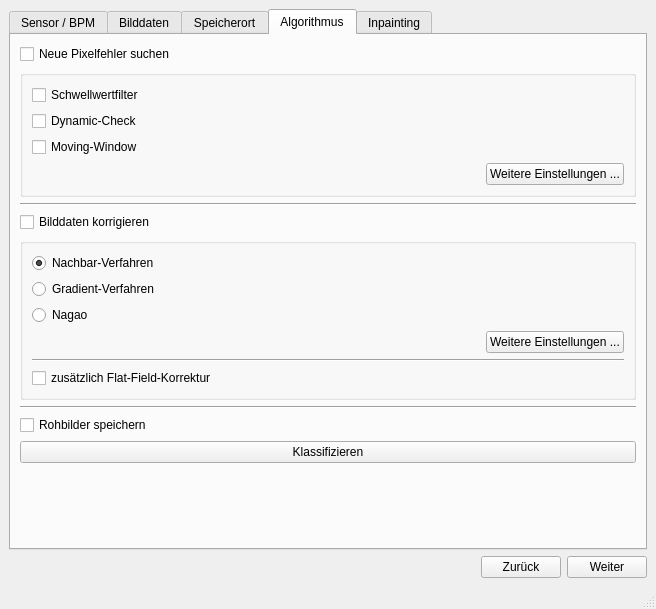
<?xml version="1.0" encoding="UTF-8"?>
<ui version="4.0">
 <class>MainWindow</class>
 <widget class="QMainWindow" name="MainWindow">
  <property name="geometry">
   <rect>
    <x>0</x>
    <y>0</y>
    <width>656</width>
    <height>609</height>
   </rect>
  </property>
  <property name="mouseTracking">
   <bool>false</bool>
  </property>
  <property name="windowTitle">
   <string>Pixelfehler Korrektur</string>
  </property>
  <widget class="QWidget" name="centralwidget">
   <layout class="QVBoxLayout" name="verticalLayout_6">
    <item>
     <layout class="QVBoxLayout" name="verticalLayout">
      <item>
       <widget class="QTabWidget" name="tabWidget">
        <property name="enabled">
         <bool>true</bool>
        </property>
        <property name="currentIndex">
         <number>3</number>
        </property>
        <widget class="QWidget" name="tabBPM">
         <attribute name="title">
          <string>Sensor / BPM</string>
         </attribute>
         <layout class="QVBoxLayout" name="verticalLayout_4">
          <item>
           <layout class="QHBoxLayout" name="horizontalLayout_6">
            <item>
             <widget class="QLabel" name="labelSensorChoose">
              <property name="text">
               <string>Sensor auswählen:</string>
              </property>
             </widget>
            </item>
            <item>
             <widget class="QComboBox" name="comboBoxBPMSensor"/>
            </item>
           </layout>
          </item>
          <item>
           <layout class="QHBoxLayout" name="horizontalLayout_7">
            <item>
             <widget class="QLabel" name="labelBPMchoose">
              <property name="text">
               <string>Bad-Pixel-Map auswählen:</string>
              </property>
             </widget>
            </item>
            <item>
             <widget class="QComboBox" name="comboBoxBPMBPM">
              <property name="enabled">
               <bool>true</bool>
              </property>
             </widget>
            </item>
           </layout>
          </item>
          <item>
           <layout class="QHBoxLayout" name="horizontalLayout_11">
            <item>
             <widget class="QPushButton" name="pushButtonBPMNeuerSensor">
              <property name="text">
               <string>Neuer Sensor erstellen ...</string>
              </property>
             </widget>
            </item>
            <item>
             <widget class="QPushButton" name="pushButtonBPMSensorLaden">
              <property name="text">
               <string>Sensoren laden ...</string>
              </property>
             </widget>
            </item>
            <item>
             <widget class="QPushButton" name="pushButtonBPMSensorSpeichern">
              <property name="text">
               <string>Sensoren exportieren ...</string>
              </property>
             </widget>
            </item>
           </layout>
          </item>
          <item>
           <layout class="QHBoxLayout" name="horizontalLayout_10">
            <item>
             <widget class="QPushButton" name="pushButtonBPMVorschau">
              <property name="text">
               <string>BPM-Vorschau an</string>
              </property>
             </widget>
            </item>
            <item>
             <widget class="QPushButton" name="pushButtonBPMSensorLoeschen">
              <property name="text">
               <string>Gewählter Sensor löschen</string>
              </property>
             </widget>
            </item>
            <item>
             <widget class="QPushButton" name="pushButtonBPMBPMLoeschen">
              <property name="text">
               <string>Gewählte BPM löschen</string>
              </property>
             </widget>
            </item>
           </layout>
          </item>
          <item>
           <widget class="QTextEdit" name="textEditBPM">
            <property name="font">
             <font>
              <pointsize>14</pointsize>
             </font>
            </property>
            <property name="verticalScrollBarPolicy">
             <enum>Qt::ScrollBarAsNeeded</enum>
            </property>
            <property name="readOnly">
             <bool>true</bool>
            </property>
            <property name="html">
             <string>&lt;!DOCTYPE HTML PUBLIC &quot;-//W3C//DTD HTML 4.0//EN&quot; &quot;http://www.w3.org/TR/REC-html40/strict.dtd&quot;&gt;
&lt;html&gt;&lt;head&gt;&lt;meta name=&quot;qrichtext&quot; content=&quot;1&quot; /&gt;&lt;style type=&quot;text/css&quot;&gt;
p, li { white-space: pre-wrap; }
&lt;/style&gt;&lt;/head&gt;&lt;body style=&quot; font-family:'MS Shell Dlg 2'; font-size:14pt; font-weight:400; font-style:normal;&quot;&gt;
&lt;p style=&quot;-qt-paragraph-type:empty; margin-top:0px; margin-bottom:0px; margin-left:0px; margin-right:0px; -qt-block-indent:0; text-indent:0px; font-family:'.AppleSystemUIFont'; font-size:13pt;&quot;&gt;&lt;br /&gt;&lt;/p&gt;&lt;/body&gt;&lt;/html&gt;</string>
            </property>
           </widget>
          </item>
         </layout>
        </widget>
        <widget class="QWidget" name="tabBilddaten">
         <attribute name="title">
          <string>Bilddaten</string>
         </attribute>
         <layout class="QVBoxLayout" name="verticalLayout_3">
          <item>
           <layout class="QHBoxLayout" name="horizontalLayout_2">
            <item>
             <widget class="QLabel" name="labelBilddaten">
              <property name="text">
               <string>Ordner der Bilddaten:</string>
              </property>
             </widget>
            </item>
            <item>
             <widget class="QLineEdit" name="lineEditBilddatenDurchsuchen">
              <property name="readOnly">
               <bool>false</bool>
              </property>
             </widget>
            </item>
            <item>
             <widget class="QPushButton" name="pushButtonBilddatenOrdnerDurchsuchen">
              <property name="text">
               <string>Durchsuchen ...</string>
              </property>
             </widget>
            </item>
           </layout>
          </item>
          <item>
           <layout class="QHBoxLayout" name="horizontalLayout_3">
            <item>
             <widget class="QCheckBox" name="checkBoxBilddaten">
              <property name="enabled">
               <bool>true</bool>
              </property>
              <property name="text">
               <string>Unterordner auch importieren</string>
              </property>
             </widget>
            </item>
            <item>
             <widget class="QPushButton" name="pushButtonBilddatenImportieren">
              <property name="enabled">
               <bool>true</bool>
              </property>
              <property name="text">
               <string>Bilder importieren</string>
              </property>
             </widget>
            </item>
           </layout>
          </item>
          <item>
           <widget class="QTableWidget" name="tableWidgetBilddaten">
            <property name="enabled">
             <bool>true</bool>
            </property>
            <property name="editTriggers">
             <set>QAbstractItemView::NoEditTriggers</set>
            </property>
            <property name="selectionMode">
             <enum>QAbstractItemView::ExtendedSelection</enum>
            </property>
            <property name="selectionBehavior">
             <enum>QAbstractItemView::SelectRows</enum>
            </property>
            <property name="showGrid">
             <bool>true</bool>
            </property>
            <property name="sortingEnabled">
             <bool>true</bool>
            </property>
            <column>
             <property name="text">
              <string>Dateiname</string>
             </property>
            </column>
            <column>
             <property name="text">
              <string>Auflösung</string>
             </property>
            </column>
            <column>
             <property name="text">
              <string>Anzahl Bilder</string>
             </property>
            </column>
            <column>
             <property name="text">
              <string>Farbtiefe</string>
             </property>
            </column>
            <column>
             <property name="text">
              <string>Pfad</string>
             </property>
            </column>
           </widget>
          </item>
          <item>
           <layout class="QHBoxLayout" name="horizontalLayout_5">
            <item>
             <widget class="QPushButton" name="pushButtonBilddatenAdd">
              <property name="text">
               <string>Elemente hinzufügen ...</string>
              </property>
             </widget>
            </item>
            <item>
             <widget class="QPushButton" name="pushButtonBilddatenDelete">
              <property name="text">
               <string>Element löschen</string>
              </property>
             </widget>
            </item>
            <item>
             <widget class="QPushButton" name="pushButtonBilddatenDeleteAll">
              <property name="text">
               <string>Gesamte Liste löschen</string>
              </property>
             </widget>
            </item>
           </layout>
          </item>
         </layout>
        </widget>
        <widget class="QWidget" name="tabSpeicherort">
         <attribute name="title">
          <string>Speicherort</string>
         </attribute>
         <layout class="QVBoxLayout" name="verticalLayout_5">
          <item>
           <layout class="QHBoxLayout" name="horizontalLayout_4">
            <item>
             <widget class="QLabel" name="label_3">
              <property name="text">
               <string>Zielverzeichnis:</string>
              </property>
             </widget>
            </item>
            <item>
             <widget class="QLineEdit" name="lineEditSpeicherort">
              <property name="readOnly">
               <bool>false</bool>
              </property>
             </widget>
            </item>
            <item>
             <widget class="QPushButton" name="pushButtonSpeicherortDurchsuchen">
              <property name="text">
               <string>Durchsuchen ...</string>
              </property>
             </widget>
            </item>
           </layout>
          </item>
         </layout>
        </widget>
        <widget class="QWidget" name="tabAlgorithmus">
         <attribute name="title">
          <string>Algorithmus</string>
         </attribute>
         <layout class="QVBoxLayout" name="verticalLayout_2">
          <item>
           <widget class="QCheckBox" name="checkBoxAlgorithmusSuchen">
            <property name="text">
             <string>Neue Pixelfehler suchen</string>
            </property>
           </widget>
          </item>
          <item>
           <widget class="QGroupBox" name="groupBoxSuchen">
            <property name="title">
             <string/>
            </property>
            <layout class="QVBoxLayout" name="verticalLayout_8">
             <item>
              <widget class="QCheckBox" name="checkBoxAlgorithmusSchwellwertfilter">
               <property name="text">
                <string>Schwellwertfilter</string>
               </property>
              </widget>
             </item>
             <item>
              <widget class="QCheckBox" name="checkBoxAlgorithmusDynamic">
               <property name="text">
                <string>Dynamic-Check</string>
               </property>
              </widget>
             </item>
             <item>
              <widget class="QCheckBox" name="checkBoxAlgorithmusWindow">
               <property name="text">
                <string>Moving-Window</string>
               </property>
              </widget>
             </item>
             <item>
              <layout class="QHBoxLayout" name="horizontalLayout_9">
               <item>
                <spacer name="horizontalSpacer_5">
                 <property name="orientation">
                  <enum>Qt::Horizontal</enum>
                 </property>
                 <property name="sizeHint" stdset="0">
                  <size>
                   <width>40</width>
                   <height>20</height>
                  </size>
                 </property>
                </spacer>
               </item>
               <item>
                <widget class="QPushButton" name="pushButtonAlgorithmusSuchenEinstellungen">
                 <property name="text">
                  <string>Weitere Einstellungen ...</string>
                 </property>
                </widget>
               </item>
              </layout>
             </item>
            </layout>
           </widget>
          </item>
          <item>
           <widget class="Line" name="line">
            <property name="orientation">
             <enum>Qt::Horizontal</enum>
            </property>
           </widget>
          </item>
          <item>
           <widget class="QCheckBox" name="checkBoxAlgorithmusKorrigieren">
            <property name="text">
             <string>Bilddaten korrigieren</string>
            </property>
           </widget>
          </item>
          <item>
           <widget class="QGroupBox" name="groupBoxKorrigieren">
            <property name="title">
             <string/>
            </property>
            <layout class="QVBoxLayout" name="verticalLayout_7">
             <item>
              <widget class="QRadioButton" name="radioButtonAlgorithmusNachbar">
               <property name="text">
                <string>Nachbar-Verfahren</string>
               </property>
               <property name="checked">
                <bool>true</bool>
               </property>
              </widget>
             </item>
             <item>
              <widget class="QRadioButton" name="radioButtonAlgorithmusGradient">
               <property name="text">
                <string>Gradient-Verfahren</string>
               </property>
              </widget>
             </item>
             <item>
              <widget class="QRadioButton" name="radioButtonAlgorithmusNagao">
               <property name="text">
                <string>Nagao</string>
               </property>
              </widget>
             </item>
             <item>
              <layout class="QHBoxLayout" name="horizontalLayout_8">
               <item>
                <spacer name="horizontalSpacer_2">
                 <property name="orientation">
                  <enum>Qt::Horizontal</enum>
                 </property>
                 <property name="sizeHint" stdset="0">
                  <size>
                   <width>299</width>
                   <height>20</height>
                  </size>
                 </property>
                </spacer>
               </item>
               <item>
                <widget class="QPushButton" name="pushButtonAlgorithmusKorrigierenEinstellungen">
                 <property name="text">
                  <string>Weitere Einstellungen ...</string>
                 </property>
                </widget>
               </item>
              </layout>
             </item>
             <item>
              <widget class="Line" name="line_2">
               <property name="orientation">
                <enum>Qt::Horizontal</enum>
               </property>
              </widget>
             </item>
             <item>
              <widget class="QCheckBox" name="checkBoxAlgorithmusFFK">
               <property name="text">
                <string>zusätzlich Flat-Field-Korrektur</string>
               </property>
              </widget>
             </item>
            </layout>
           </widget>
          </item>
          <item>
           <widget class="Line" name="line_3">
            <property name="orientation">
             <enum>Qt::Horizontal</enum>
            </property>
           </widget>
          </item>
          <item>
           <widget class="QCheckBox" name="checkBoxRohbilderSpeichern">
            <property name="text">
             <string>Rohbilder speichern</string>
            </property>
           </widget>
          </item>
          <item>
           <widget class="QPushButton" name="pushKlassifizieren">
            <property name="text">
             <string>Klassifizieren</string>
            </property>
           </widget>
          </item>
          <item>
           <spacer name="verticalSpacer">
            <property name="orientation">
             <enum>Qt::Vertical</enum>
            </property>
            <property name="sizeHint" stdset="0">
             <size>
              <width>20</width>
              <height>40</height>
             </size>
            </property>
           </spacer>
          </item>
         </layout>
        </widget>
        <widget class="QWidget" name="Inpainting">
         <attribute name="title">
          <string>Inpainting</string>
         </attribute>
         <widget class="QFrame" name="frame">
          <property name="geometry">
           <rect>
            <x>9</x>
            <y>19</y>
            <width>611</width>
            <height>461</height>
           </rect>
          </property>
          <property name="frameShape">
           <enum>QFrame::StyledPanel</enum>
          </property>
          <property name="frameShadow">
           <enum>QFrame::Raised</enum>
          </property>
         </widget>
        </widget>
       </widget>
      </item>
      <item>
       <layout class="QHBoxLayout" name="horizontalLayout">
        <item>
         <spacer name="horizontalSpacer">
          <property name="orientation">
           <enum>Qt::Horizontal</enum>
          </property>
          <property name="sizeHint" stdset="0">
           <size>
            <width>40</width>
            <height>20</height>
           </size>
          </property>
         </spacer>
        </item>
        <item>
         <widget class="QPushButton" name="pushButtonMainBack">
          <property name="text">
           <string>Zurück</string>
          </property>
         </widget>
        </item>
        <item>
         <widget class="QPushButton" name="pushButtonMainForward">
          <property name="text">
           <string>Weiter</string>
          </property>
          <property name="default">
           <bool>false</bool>
          </property>
         </widget>
        </item>
       </layout>
      </item>
     </layout>
    </item>
   </layout>
  </widget>
  <widget class="QMenuBar" name="menubar">
   <property name="geometry">
    <rect>
     <x>0</x>
     <y>0</y>
     <width>656</width>
     <height>21</height>
    </rect>
   </property>
  </widget>
  <widget class="QStatusBar" name="statusbar"/>
 </widget>
 <tabstops>
  <tabstop>tabWidget</tabstop>
  <tabstop>lineEditBilddatenDurchsuchen</tabstop>
  <tabstop>pushButtonBilddatenOrdnerDurchsuchen</tabstop>
  <tabstop>checkBoxBilddaten</tabstop>
  <tabstop>pushButtonBilddatenImportieren</tabstop>
  <tabstop>tableWidgetBilddaten</tabstop>
  <tabstop>pushButtonBilddatenDelete</tabstop>
  <tabstop>pushButtonBilddatenDeleteAll</tabstop>
  <tabstop>lineEditSpeicherort</tabstop>
  <tabstop>pushButtonSpeicherortDurchsuchen</tabstop>
  <tabstop>pushButtonMainBack</tabstop>
  <tabstop>pushButtonMainForward</tabstop>
 </tabstops>
 <resources/>
 <connections/>
</ui>
